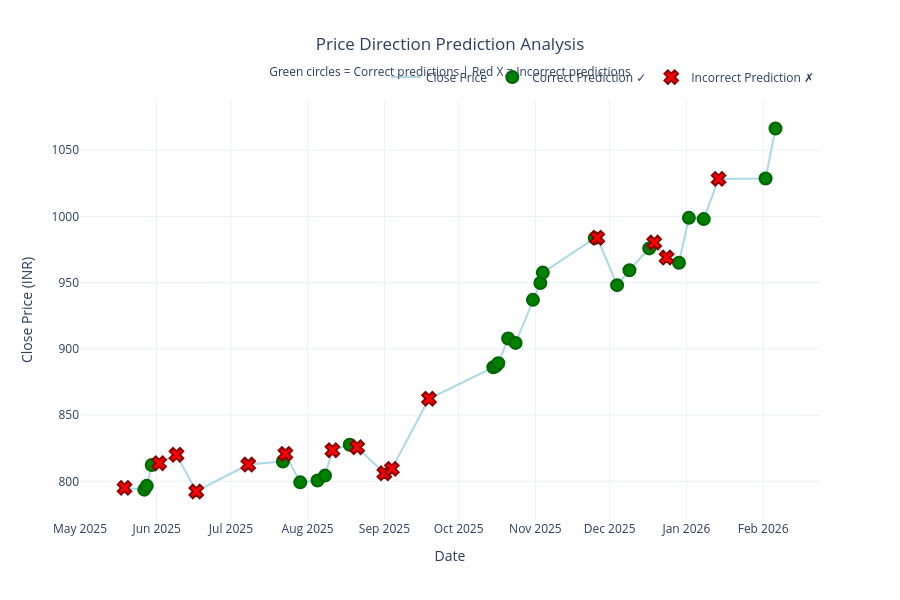

The notebook cell saved with this chart:
### Markdown cell above
### 3.6 Visualize Predictions vs Actual

Let's plot the predictions against actual values to see how well our model performs.

### Code cell
import plotly.graph_objects as go
from plotly.subplots import make_subplots

# Create a dataframe for visualization
# Get the dates and close prices for the test set
test_indices = X_test.index.tolist()
test_data = df_clean.loc[test_indices]

results_df = pd.DataFrame({
    'Date': test_data.index.values,
    'Actual': y_test.values,
    'Predicted': y_pred.flatten(),
    'Close_Price': test_data['Close'].values.flatten()
})
results_df = results_df.sort_values('Date').reset_index(drop=True)

# Create column to identify correct vs incorrect predictions
results_df['Correct'] = results_df['Actual'] == results_df['Predicted']

# Separate correct and incorrect predictions
correct_df = results_df[results_df['Correct']]
incorrect_df = results_df[~results_df['Correct']]

# Create figure
fig = go.Figure()

# Add close price line
fig.add_trace(
    go.Scatter(
        x=results_df['Date'], 
        y=results_df['Close_Price'], 
        mode='lines', 
        name='Close Price', 
        line=dict(color='lightblue', width=2),
        hovertemplate='Date: %{x}<br>Price: ₹%{y:.2f}<extra></extra>'
    )
)

# Add markers for CORRECT predictions
fig.add_trace(
    go.Scatter(
        x=correct_df['Date'], 
        y=correct_df['Close_Price'], 
        mode='markers', 
        name='Correct Prediction ✓',
        marker=dict(size=12, color='green', symbol='circle', line=dict(width=2, color='darkgreen')),
        hovertemplate='<b>CORRECT</b><br>Date: %{x}<br>Price: ₹%{y:.2f}<br>Predicted: %{customdata[0]}<br>Actual: %{customdata[1]}<extra></extra>',
        customdata=correct_df[['Predicted', 'Actual']].values
    )
)

# Add markers for INCORRECT predictions
fig.add_trace(
    go.Scatter(
        x=incorrect_df['Date'], 
        y=incorrect_df['Close_Price'], 
        mode='markers', 
        name='Incorrect Prediction ✗',
        marker=dict(size=12, color='red', symbol='x', line=dict(width=2, color='darkred')),
        hovertemplate='<b>INCORRECT</b><br>Date: %{x}<br>Price: ₹%{y:.2f}<br>Predicted: %{customdata[0]}<br>Actual: %{customdata[1]}<extra></extra>',
        customdata=incorrect_df[['Predicted', 'Actual']].values
    )
)

# Update layout
fig.update_layout(
    title={
        'text': 'Price Direction Prediction Analysis<br><sub>Green circles = Correct predictions | Red X = Incorrect predictions</sub>',
        'x': 0.5,
        'xanchor': 'center'
    },
    xaxis_title='Date',
    yaxis_title='Close Price (INR)',
    hovermode='closest',
    height=600,
    template='plotly_white',
    legend=dict(
        orientation="h",
        yanchor="bottom",
        y=1.02,
        xanchor="right",
        x=1
    )
)

fig.show()

# Calculate and display statistics
correct_predictions = results_df['Correct'].sum()
total_predictions = len(results_df)
accuracy_pct = (correct_predictions / total_predictions) * 100

print("\n" + "="*60)
print("PREDICTION RESULTS SUMMARY")
print("="*60)
print(f"Total test samples: {total_predictions}")
print(f"Correct predictions: {correct_predictions} ({accuracy_pct:.2f}%)")
print(f"Incorrect predictions: {total_predictions - correct_predictions} ({100-accuracy_pct:.2f}%)")
print("="*60)

# Show prediction breakdown by actual direction
print("\nPrediction Breakdown:")
print(f"  Correct UP predictions: {len(correct_df[correct_df['Actual'] == 1])}")
print(f"  Correct DOWN predictions: {len(correct_df[correct_df['Actual'] == 0])}")
print(f"  Incorrect UP predictions: {len(incorrect_df[incorrect_df['Predicted'] == 1])}")
print(f"  Incorrect DOWN predictions: {len(incorrect_df[incorrect_df['Predicted'] == 0])}")

### Figure 1 — Plotly figure (JSON) as saved in the notebook; plotly's stock layout.template omitted (floating-point values rounded to 4 significant figures)
{"data": [{"hovertemplate": "Date: %{x}<br>Price: ₹%{y:.2f}<extra></extra>", "line": {"color": "lightblue", "width": 2}, "mode": "lines", "name": "Close Price", "type": "scatter", "x": ["2025-05-19T00:00:00", "2025-05-27T00:00:00", "2025-05-28T00:00:00", "2025-05-30T00:00:00", "2025-06-02T00:00:00", "2025-06-09T00:00:00", "2025-06-17T00:00:00", "2025-07-08T00:00:00", "2025-07-22T00:00:00", "2025-07-23T00:00:00", "2025-07-29T00:00:00", "2025-08-05T00:00:00", "2025-08-08T00:00:00", "2025-08-11T00:00:00", "2025-08-18T00:00:00", "2025-08-21T00:00:00", "2025-09-01T00:00:00", "2025-09-04T00:00:00", "2025-09-19T00:00:00", "2025-10-15T00:00:00", "2025-10-16T00:00:00", "2025-10-17T00:00:00", "2025-10-21T00:00:00", "2025-10-24T00:00:00", "2025-10-31T00:00:00", "2025-11-03T00:00:00", "2025-11-04T00:00:00", "2025-11-25T00:00:00", "2025-11-26T00:00:00", "2025-12-04T00:00:00", "2025-12-09T00:00:00", "2025-12-17T00:00:00", "2025-12-19T00:00:00", "2025-12-24T00:00:00", "2025-12-29T00:00:00", "2026-01-02T00:00:00", "2026-01-08T00:00:00", "2026-01-14T00:00:00", "2026-02-02T00:00:00", "2026-02-06T00:00:00"], "y": [795.0, 793.7, 796.5, 812.3, 813.7, 820.0, 792.3, 812.7, 815.0, 820.7, 799.2, 800.6, 804.3, 823.5, 827.7, 825.7, 806.0, 809.4, 862.3, 886.1, 887.0, 889.2, 907.8, 904.5, 937.0, 949.7, 957.6, 983.6, 983.9, 948.1, 959.3, 975.8, 980.3, 969.0, 965.0, 999.0, 998.0, 1028.0, 1029.0, 1066.0]}, {"customdata": [[1, 1], [1, 1], [1, 1], [1, 1], [1, 1], [1, 1], [1, 1], [1, 1], [1, 1], [1, 1], [1, 1], [1, 1], [1, 1], [1, 1], [1, 1], [1, 1], [1, 1], [1, 1], [1, 1], [1, 1], [1, 1], [1, 1], [1, 1], [1, 1], [1, 1]], "hovertemplate": "<b>CORRECT</b><br>Date: %{x}<br>Price: ₹%{y:.2f}<br>Predicted: %{customdata[0]}<br>Actual: %{customdata[1]}<extra></extra>", "marker": {"color": "green", "line": {"color": "darkgreen", "width": 2}, "size": 12, "symbol": "circle"}, "mode": "markers", "name": "Correct Prediction ✓", "type": "scatter", "x": ["2025-05-27T00:00:00", "2025-05-28T00:00:00", "2025-05-30T00:00:00", "2025-07-22T00:00:00", "2025-07-29T00:00:00", "2025-08-05T00:00:00", "2025-08-08T00:00:00", "2025-08-18T00:00:00", "2025-10-15T00:00:00", "2025-10-16T00:00:00", "2025-10-17T00:00:00", "2025-10-21T00:00:00", "2025-10-24T00:00:00", "2025-10-31T00:00:00", "2025-11-03T00:00:00", "2025-11-04T00:00:00", "2025-11-25T00:00:00", "2025-12-04T00:00:00", "2025-12-09T00:00:00", "2025-12-17T00:00:00", "2025-12-29T00:00:00", "2026-01-02T00:00:00", "2026-01-08T00:00:00", "2026-02-02T00:00:00", "2026-02-06T00:00:00"], "y": [793.7, 796.5, 812.3, 815.0, 799.2, 800.6, 804.3, 827.7, 886.1, 887.0, 889.2, 907.8, 904.5, 937.0, 949.7, 957.6, 983.6, 948.1, 959.3, 975.8, 965.0, 999.0, 998.0, 1029.0, 1066.0]}, {"customdata": [[1, 0], [1, 0], [1, 0], [1, 0], [1, 0], [1, 0], [1, 0], [1, 0], [1, 0], [1, 0], [1, 0], [1, 0], [1, 0], [1, 0], [1, 0]], "hovertemplate": "<b>INCORRECT</b><br>Date: %{x}<br>Price: ₹%{y:.2f}<br>Predicted: %{customdata[0]}<br>Actual: %{customdata[1]}<extra></extra>", "marker": {"color": "red", "line": {"color": "darkred", "width": 2}, "size": 12, "symbol": "x"}, "mode": "markers", "name": "Incorrect Prediction ✗", "type": "scatter", "x": ["2025-05-19T00:00:00", "2025-06-02T00:00:00", "2025-06-09T00:00:00", "2025-06-17T00:00:00", "2025-07-08T00:00:00", "2025-07-23T00:00:00", "2025-08-11T00:00:00", "2025-08-21T00:00:00", "2025-09-01T00:00:00", "2025-09-04T00:00:00", "2025-09-19T00:00:00", "2025-11-26T00:00:00", "2025-12-19T00:00:00", "2025-12-24T00:00:00", "2026-01-14T00:00:00"], "y": [795.0, 813.7, 820.0, 792.3, 812.7, 820.7, 823.5, 825.7, 806.0, 809.4, 862.3, 983.9, 980.3, 969.0, 1028.0]}], "layout": {"height": 600, "hovermode": "closest", "legend": {"orientation": "h", "x": 1, "xanchor": "right", "y": 1.02, "yanchor": "bottom"}, "title": {"text": "Price Direction Prediction Analysis<br><sub>Green circles = Correct predictions | Red X = Incorrect predictions</sub>", "x": 0.5, "xanchor": "center"}, "xaxis": {"title": {"text": "Date"}}, "yaxis": {"title": {"text": "Close Price (INR)"}}}}
